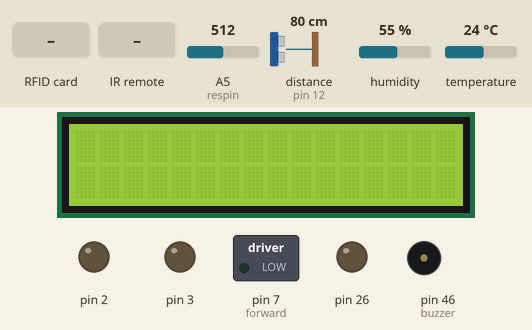
Simulated run of this sketch. Board: Arduino Mega 2560, built with avr-gcc and run on an emulated ATmega2560. Parts: 16×2 character LCD, switched loads named in the sketch (green lamp = pin HIGH), output pins drawn as LEDs (lit = HIGH), buzzer (waves = sounding, pin HIGH). The test bench sets the inputs (shaded band); at power-on: distance to the obstacle (sensor on pin 12) 80 cm, A5 (respin) = 512, humidity 55 %, temperature 24 °C. The echo pulse lasts 58.3 µs per cm; pins used as bus, display or sensor lines are not drawn; what the sketch prints to the serial monitor is not drawn.

Above: at 1.3 s.
1.4 s: RFID card 3A DD D7 81 held to the reader
At 3.9 s:
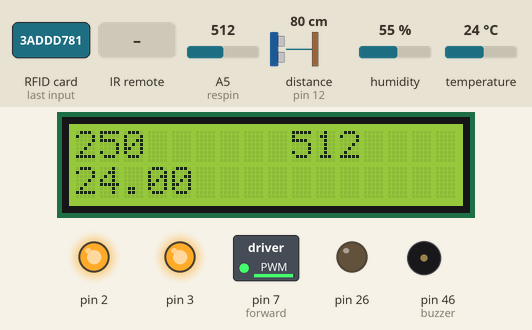
4.2 s: distance to the obstacle (sensor on pin 12) set to 54 cm
6.2 s: distance to the obstacle (sensor on pin 12) set to 44 cm
At 7.3 s:
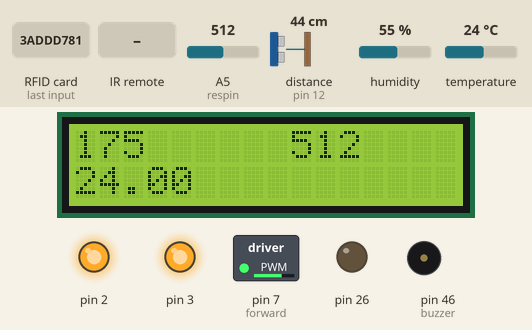
8.0 s: infrared code 0xFF30CF received
At 9.3 s:
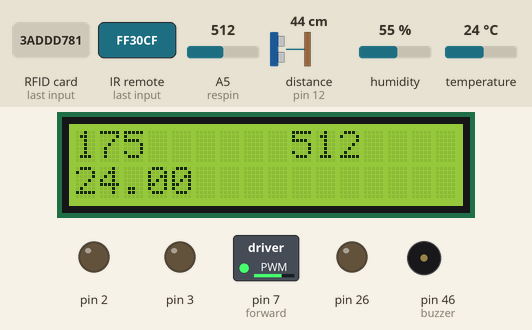
10.3 s: distance to the obstacle (sensor on pin 12) set to 34 cm
12.6 s: distance to the obstacle (sensor on pin 12) set to 28 cm
At 13.3 s:
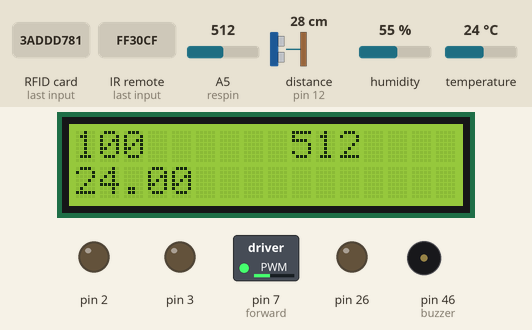
Timing chart, 0 to 15.4 s (numbered marks = the images above; inputs shaded):
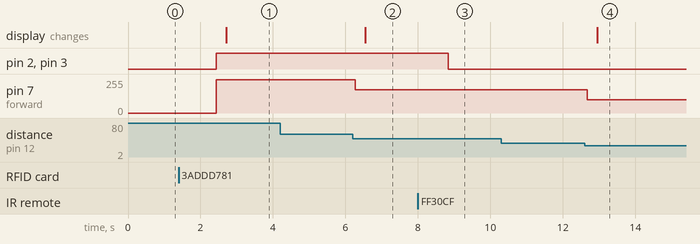

The sketch:

sketch_oct23a.ino
```cpp
#include <LiquidCrystal.h>
#include <dht.h>
#include <IRremote.h>
#include <SPI.h>
#include <MFRC522.h>

#define SS_PIN 53
#define RST_PIN 4
MFRC522 mfrc522(SS_PIN, RST_PIN);

IRrecv irrecv(10);
decode_results results;
long lastPressTime=0;
int state = LOW;
LiquidCrystal lcd(31,30,37,35,34,32);

dht DHT;
#define DHT11_PIN 8

#define SLOW 16769055
#define FAST 16748655
#define ONE 16724175
#define TWO 16718055
#define THREE 16743045

int alarm;
int flag;
int buzzer = 46;//the pin of the active buzzer
float control=1.0;
int intensity=255;


int coolant=0;
int respin=A5;

const int forward = 7;

int MotorThres=0;
int motorSpeed=0;

int trigPin = 11;    // Trigger
int echoPin = 12;    // Echo
long duration, cm, inches;

void setup() {
  pinMode(forward,OUTPUT);
  Serial.begin(9600);
  pinMode(trigPin, OUTPUT);
  pinMode(2, OUTPUT);
  pinMode(3, OUTPUT);
  pinMode(echoPin, INPUT);
  pinMode(buzzer,OUTPUT);

  irrecv.enableIRIn();
  pinMode(26,OUTPUT);
  analogWrite(26,120);
  lcd.begin(16,2);
  SPI.begin();      // Init SPI bus
  mfrc522.PCD_Init();   // Init MFRC522
  delay(4);

}

void loop() {
  //Card key set up
  // Look for new cards
  if ( ! mfrc522.PICC_IsNewCardPresent()) {
    return;
  }
  // Select one of the cards
  if ( ! mfrc522.PICC_ReadCardSerial()) {
    return;
  }
  //Show UID
  String content= "";
  byte letter;
  for (byte i = 0; i < mfrc522.uid.size; i++) {
     content.concat(String(mfrc522.uid.uidByte[i] < 0x10 ? " 0" : " "));
     content.concat(String(mfrc522.uid.uidByte[i], HEX));
  }
  content.toUpperCase();
  if (content.substring(1) == "3A DD D7 81") {
        flag =1;
       delay(1000);
  }


 if(content.substring(1) != "3A DD D7 81"){
    Serial.println(0);
    Serial.println(0);
    Serial.println(0);
    Serial.println(0);
    Serial.println(0);
    flag =0;
    int i;
    for(i=0;i<200;i++){
      digitalWrite(buzzer,HIGH);
      delay(1);//wait for 1ms
      digitalWrite(buzzer,LOW);
      delay(1);//wait for 1ms
    }
    delay(1000);
  }
  while(flag){
      digitalWrite(trigPin, LOW);
      delayMicroseconds(5);
      digitalWrite(trigPin, HIGH);
      delayMicroseconds(10);
      digitalWrite(trigPin, LOW);
      pinMode(echoPin, INPUT);
      duration = pulseIn(echoPin, HIGH);
      //Convert time into a distance
      cm = (duration/2) / 29.1;
      if (cm<=10){
        MotorThres=0;
      }else if (cm<=30){
        MotorThres=100;
      }else if (cm<50){
        MotorThres=175;
      }else{
        MotorThres=250;
      }
      //Remote Control
       if (irrecv.decode(&results)){
        if (results.value==SLOW){
          if (control > 0 ){
            control = control - 0.1;
          }else {
            control = 0;}
         }
         else if (results.value==FAST){
          if (control <1){
            control = control + 0.1;
          }else{
            control =1;}
          }
          else if(results.value==ONE){
            intensity=0;
          }else if(results.value==TWO){
            intensity=50;
          }else if(results.value==THREE){
            intensity=255;
          }
        irrecv.resume();
        }
        analogWrite(2,intensity);
        analogWrite(3,intensity);

        motorSpeed=MotorThres*control;
        analogWrite(forward,motorSpeed);

        int chk = DHT.read11(DHT11_PIN);
        coolant=analogRead(respin);
        delay(50);
        if (coolant <=10 || DHT.temperature>=90){
          alarm=1;
        }else {
          alarm=0;
        }
        if (alarm){
          int i;
          for(i=0;i<200;i++){
             digitalWrite(buzzer,HIGH);
             delay(1);//wait for 1ms
             digitalWrite(buzzer,LOW);
             delay(1);//wait for 1ms
          }
        }
        Serial.print(cm);
        Serial.println();
        delay(50);
        Serial.print(DHT.temperature);
        Serial.println();
        delay(50);
        Serial.print(coolant);
        Serial.println();
        delay(50);
        Serial.print(motorSpeed);
        Serial.println();
        delay(50);
        Serial.print(intensity);
        Serial.println();

        lcd.setCursor(0,0);
        lcd.print(motorSpeed);
        lcd.setCursor(9,0);
        lcd.print(coolant);
        lcd.setCursor(0,1);
        lcd.print(DHT.temperature);

        delay(1000);
  } // end of while(flag)
}// end of loop()
```

Measured:
- the behaviour switches between 50 and 49 cm on distance to the obstacle (sensor on pin 12) (found by bisection; images 1 and 2)
- the behaviour switches between 31 and 30 cm on distance to the obstacle (sensor on pin 12) (found by bisection; images 3 and 4)
- after the input at 1.4 s, pin 2, pin 3: LOW → HIGH after 1.0 s; pin 7 (forward): 0/255 → 250/255 after 1.0 s; the display: changes after 1.3 s (image 1)
- after the input at 4.2 s, every drawn part: stays the same
- after the input at 6.2 s, pin 7 (forward): 250/255 → 175/255 after 0.07 s; the display: changes after 0.35 s (image 2)
- after the input at 8.0 s, pin 2, pin 3: HIGH → LOW after 0.83 s
- after the input at 10.3 s, every drawn part: stays the same
- after the input at 12.6 s, pin 7 (forward): 175/255 → 100/255 after 0.07 s; the display: changes after 0.35 s (image 4)
